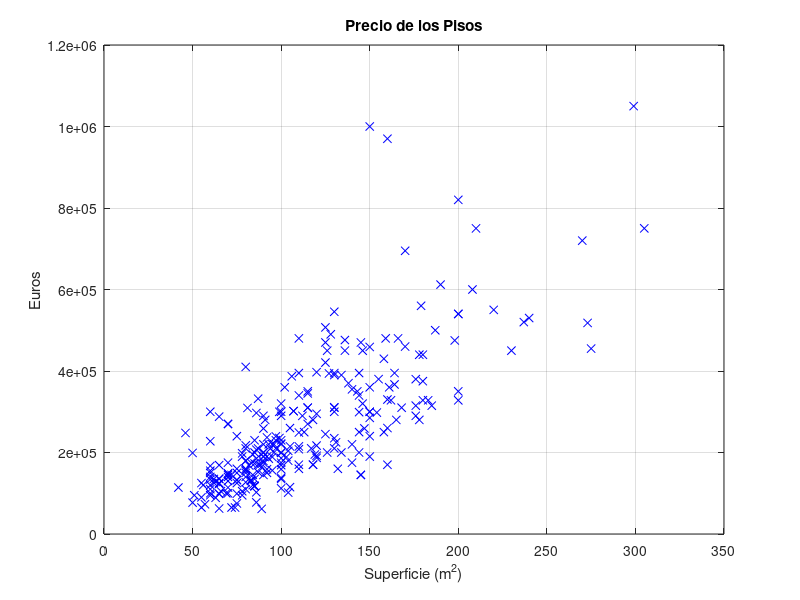

MATLAB code for this plot: (Note: this script raises an error after producing the figure.)
close all;
%% Cargar los datos
% Datos de entrenamiento
datos = load('PisosTrain.txt');
y = datos(:,3);  % Precio en Euros
x1 = datos(:,1); % m^2
x2 = datos(:,2); % Habitaciones
N = length(y);

% Datos de test
datostest = load('PisosTest.txt');
ytest = datostest(:,3);  % Precio en Euros
x1test = datostest(:,1); % m^2
x2test = datostest(:,2); % Habitaciones
Ntest = length(ytest);

%% Grafica de una regresion monovariable para predecir el precio de los pisos
% Datos de entrenamiento
figure;
plot(x1, y, 'bx');
title('Precio de los Pisos')
ylabel('Euros'); xlabel('Superficie (m^2)');
grid on; hold on; 

alfa = 0.0001; 
X = [ones(N,1) x1];
[ Xn, mu, sig ] = normalizar( X );

th = [500 500]';  % Pongo un valor cualquiera de pesos
residuo = Xn * th - y;
gradiente = Xn' * residuo;
thNew = th - alfa * gradiente;
residuoNew = Xn * thNew - y;
gradienteNew = Xn' * residuoNew;

while( (gradienteNew-gradiente) > 0.005 )
    gradiente=gradienteNew;
    th=thNew;
    thNew = th - alfa * gradiente;
    residuoNew = Xn * thNew - y;
    gradienteNew = Xn' * residuoNew;
end

[ th ] = desnormalizar( thNew, mu, sig );

Xextr = [1 min(x1)  % Prediccion para los valores extremos
         1 max(x1)];
yextr = Xextr * th;
plot(Xextr(:,2), yextr, 'r-'); % Dibujo la recta de prediccion
legend('Datos Entrenamiento', 'Prediccion')



% Datos de test
figure;
plot(x1test, ytest, 'bx');
title('Precio de los Pisos')
ylabel('Euros'); xlabel('Superficie (m^2)');
grid on; hold on; 

Xtest = [ones(Ntest,1) x1test];
plot(Xextr(:,2), yextr, 'r-'); % Dibujo la recta de prediccion
legend('Datos Test', 'Prediccion')

%% Compara los residuos obtenidos con los puntos de entrenamiento y los de test
residuotrain = mean(abs(X * th - y))
residuotest = mean(abs(Xtest * th - ytest))
[ costTrain ] = RMSE( th, X, y )
[ costTest ] = RMSE( th, Xtest, ytest )